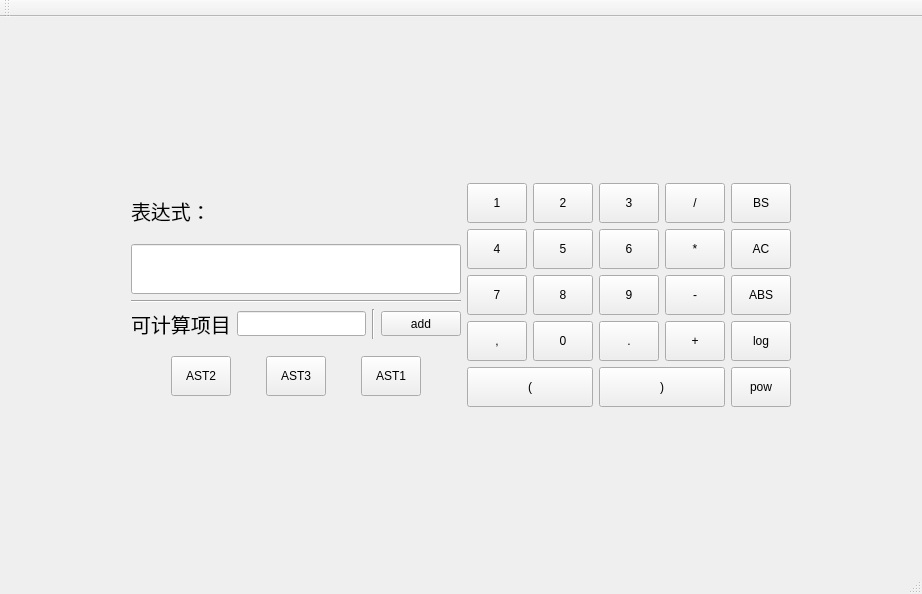
<?xml version="1.0" encoding="UTF-8"?>
<ui version="4.0">
 <class>MainWindow</class>
 <widget class="QMainWindow" name="MainWindow">
  <property name="geometry">
   <rect>
    <x>0</x>
    <y>0</y>
    <width>922</width>
    <height>594</height>
   </rect>
  </property>
  <property name="minimumSize">
   <size>
    <width>110</width>
    <height>25</height>
   </size>
  </property>
  <property name="windowTitle">
   <string>MainWindow</string>
  </property>
  <widget class="QWidget" name="centralWidget">
   <layout class="QGridLayout" name="gridLayout_2">
    <item row="0" column="1">
     <spacer name="verticalSpacer_3">
      <property name="orientation">
       <enum>Qt::Vertical</enum>
      </property>
      <property name="sizeHint" stdset="0">
       <size>
        <width>20</width>
        <height>129</height>
       </size>
      </property>
     </spacer>
    </item>
    <item row="0" column="2">
     <spacer name="verticalSpacer">
      <property name="orientation">
       <enum>Qt::Vertical</enum>
      </property>
      <property name="sizeHint" stdset="0">
       <size>
        <width>20</width>
        <height>129</height>
       </size>
      </property>
     </spacer>
    </item>
    <item row="1" column="0">
     <spacer name="horizontalSpacer_2">
      <property name="orientation">
       <enum>Qt::Horizontal</enum>
      </property>
      <property name="sizeHint" stdset="0">
       <size>
        <width>109</width>
        <height>20</height>
       </size>
      </property>
     </spacer>
    </item>
    <item row="1" column="1">
     <layout class="QVBoxLayout" name="verticalLayout_2">
      <item>
       <widget class="QLabel" name="label">
        <property name="font">
         <font>
          <pointsize>15</pointsize>
         </font>
        </property>
        <property name="text">
         <string>表达式：</string>
        </property>
       </widget>
      </item>
      <item>
       <widget class="QLineEdit" name="lineEdit">
        <property name="minimumSize">
         <size>
          <width>330</width>
          <height>50</height>
         </size>
        </property>
        <property name="font">
         <font>
          <pointsize>15</pointsize>
         </font>
        </property>
       </widget>
      </item>
      <item>
       <widget class="Line" name="line">
        <property name="orientation">
         <enum>Qt::Horizontal</enum>
        </property>
       </widget>
      </item>
      <item>
       <layout class="QHBoxLayout" name="horizontalLayout_9">
        <item>
         <widget class="QLabel" name="label_2">
          <property name="font">
           <font>
            <pointsize>15</pointsize>
           </font>
          </property>
          <property name="text">
           <string>可计算项目</string>
          </property>
         </widget>
        </item>
        <item>
         <widget class="QLineEdit" name="edit_btn_name">
          <property name="minimumSize">
           <size>
            <width>60</width>
            <height>25</height>
           </size>
          </property>
         </widget>
        </item>
        <item>
         <widget class="Line" name="line_2">
          <property name="orientation">
           <enum>Qt::Vertical</enum>
          </property>
         </widget>
        </item>
        <item>
         <widget class="QPushButton" name="pushButton">
          <property name="minimumSize">
           <size>
            <width>60</width>
            <height>25</height>
           </size>
          </property>
          <property name="text">
           <string>add</string>
          </property>
         </widget>
        </item>
       </layout>
      </item>
      <item>
       <widget class="QWidget" name="wg_btn" native="true">
        <property name="minimumSize">
         <size>
          <width>330</width>
          <height>40</height>
         </size>
        </property>
        <layout class="QGridLayout" name="gridLayout" rowminimumheight="0">
         <item row="0" column="0">
          <widget class="QPushButton" name="btn_ast2">
           <property name="minimumSize">
            <size>
             <width>60</width>
             <height>40</height>
            </size>
           </property>
           <property name="maximumSize">
            <size>
             <width>60</width>
             <height>40</height>
            </size>
           </property>
           <property name="text">
            <string>AST2</string>
           </property>
          </widget>
         </item>
         <item row="0" column="1">
          <widget class="QPushButton" name="btn_ast3">
           <property name="minimumSize">
            <size>
             <width>60</width>
             <height>40</height>
            </size>
           </property>
           <property name="maximumSize">
            <size>
             <width>60</width>
             <height>40</height>
            </size>
           </property>
           <property name="text">
            <string>AST3</string>
           </property>
          </widget>
         </item>
         <item row="0" column="2">
          <widget class="QPushButton" name="btn_ast1">
           <property name="minimumSize">
            <size>
             <width>60</width>
             <height>40</height>
            </size>
           </property>
           <property name="maximumSize">
            <size>
             <width>60</width>
             <height>40</height>
            </size>
           </property>
           <property name="text">
            <string>AST1</string>
           </property>
          </widget>
         </item>
        </layout>
       </widget>
      </item>
     </layout>
    </item>
    <item row="1" column="2">
     <layout class="QVBoxLayout" name="verticalLayout">
      <item>
       <layout class="QHBoxLayout" name="horizontalLayout">
        <item>
         <widget class="QPushButton" name="btn_1">
          <property name="minimumSize">
           <size>
            <width>60</width>
            <height>40</height>
           </size>
          </property>
          <property name="maximumSize">
           <size>
            <width>60</width>
            <height>40</height>
           </size>
          </property>
          <property name="text">
           <string>1</string>
          </property>
         </widget>
        </item>
        <item>
         <widget class="QPushButton" name="btn_2">
          <property name="minimumSize">
           <size>
            <width>60</width>
            <height>40</height>
           </size>
          </property>
          <property name="maximumSize">
           <size>
            <width>60</width>
            <height>40</height>
           </size>
          </property>
          <property name="text">
           <string>2</string>
          </property>
         </widget>
        </item>
        <item>
         <widget class="QPushButton" name="btn_3">
          <property name="minimumSize">
           <size>
            <width>60</width>
            <height>40</height>
           </size>
          </property>
          <property name="maximumSize">
           <size>
            <width>60</width>
            <height>40</height>
           </size>
          </property>
          <property name="text">
           <string>3</string>
          </property>
         </widget>
        </item>
        <item>
         <widget class="QPushButton" name="btn_divider">
          <property name="minimumSize">
           <size>
            <width>60</width>
            <height>40</height>
           </size>
          </property>
          <property name="maximumSize">
           <size>
            <width>60</width>
            <height>40</height>
           </size>
          </property>
          <property name="text">
           <string>/</string>
          </property>
         </widget>
        </item>
        <item>
         <widget class="QPushButton" name="btn_bs">
          <property name="minimumSize">
           <size>
            <width>60</width>
            <height>40</height>
           </size>
          </property>
          <property name="maximumSize">
           <size>
            <width>60</width>
            <height>40</height>
           </size>
          </property>
          <property name="text">
           <string>BS</string>
          </property>
         </widget>
        </item>
       </layout>
      </item>
      <item>
       <layout class="QHBoxLayout" name="horizontalLayout_5">
        <item>
         <layout class="QHBoxLayout" name="horizontalLayout_2">
          <item>
           <widget class="QPushButton" name="btn_4">
            <property name="minimumSize">
             <size>
              <width>60</width>
              <height>40</height>
             </size>
            </property>
            <property name="maximumSize">
             <size>
              <width>60</width>
              <height>40</height>
             </size>
            </property>
            <property name="text">
             <string>4</string>
            </property>
           </widget>
          </item>
          <item>
           <widget class="QPushButton" name="btn_5">
            <property name="minimumSize">
             <size>
              <width>60</width>
              <height>40</height>
             </size>
            </property>
            <property name="maximumSize">
             <size>
              <width>60</width>
              <height>40</height>
             </size>
            </property>
            <property name="text">
             <string>5</string>
            </property>
           </widget>
          </item>
          <item>
           <widget class="QPushButton" name="btn_6">
            <property name="minimumSize">
             <size>
              <width>60</width>
              <height>40</height>
             </size>
            </property>
            <property name="maximumSize">
             <size>
              <width>60</width>
              <height>40</height>
             </size>
            </property>
            <property name="text">
             <string>6</string>
            </property>
           </widget>
          </item>
         </layout>
        </item>
        <item>
         <widget class="QPushButton" name="btn_multiply">
          <property name="minimumSize">
           <size>
            <width>60</width>
            <height>40</height>
           </size>
          </property>
          <property name="maximumSize">
           <size>
            <width>60</width>
            <height>40</height>
           </size>
          </property>
          <property name="text">
           <string>*</string>
          </property>
         </widget>
        </item>
        <item>
         <widget class="QPushButton" name="btn_ac">
          <property name="minimumSize">
           <size>
            <width>60</width>
            <height>40</height>
           </size>
          </property>
          <property name="maximumSize">
           <size>
            <width>60</width>
            <height>40</height>
           </size>
          </property>
          <property name="text">
           <string>AC</string>
          </property>
         </widget>
        </item>
       </layout>
      </item>
      <item>
       <layout class="QHBoxLayout" name="horizontalLayout_6">
        <item>
         <layout class="QHBoxLayout" name="horizontalLayout_3">
          <item>
           <widget class="QPushButton" name="btn_7">
            <property name="minimumSize">
             <size>
              <width>60</width>
              <height>40</height>
             </size>
            </property>
            <property name="maximumSize">
             <size>
              <width>60</width>
              <height>40</height>
             </size>
            </property>
            <property name="text">
             <string>7</string>
            </property>
           </widget>
          </item>
          <item>
           <widget class="QPushButton" name="btn_8">
            <property name="minimumSize">
             <size>
              <width>60</width>
              <height>40</height>
             </size>
            </property>
            <property name="maximumSize">
             <size>
              <width>60</width>
              <height>40</height>
             </size>
            </property>
            <property name="text">
             <string>8</string>
            </property>
           </widget>
          </item>
          <item>
           <widget class="QPushButton" name="btn_9">
            <property name="minimumSize">
             <size>
              <width>60</width>
              <height>40</height>
             </size>
            </property>
            <property name="maximumSize">
             <size>
              <width>60</width>
              <height>40</height>
             </size>
            </property>
            <property name="text">
             <string>9</string>
            </property>
           </widget>
          </item>
         </layout>
        </item>
        <item>
         <widget class="QPushButton" name="btn_sub">
          <property name="minimumSize">
           <size>
            <width>60</width>
            <height>40</height>
           </size>
          </property>
          <property name="maximumSize">
           <size>
            <width>60</width>
            <height>40</height>
           </size>
          </property>
          <property name="text">
           <string>-</string>
          </property>
         </widget>
        </item>
        <item>
         <widget class="QPushButton" name="btn_abs">
          <property name="minimumSize">
           <size>
            <width>60</width>
            <height>40</height>
           </size>
          </property>
          <property name="maximumSize">
           <size>
            <width>60</width>
            <height>40</height>
           </size>
          </property>
          <property name="text">
           <string>ABS</string>
          </property>
         </widget>
        </item>
       </layout>
      </item>
      <item>
       <layout class="QHBoxLayout" name="horizontalLayout_7">
        <item>
         <layout class="QHBoxLayout" name="horizontalLayout_4">
          <item>
           <widget class="QPushButton" name="btn_d">
            <property name="minimumSize">
             <size>
              <width>60</width>
              <height>40</height>
             </size>
            </property>
            <property name="maximumSize">
             <size>
              <width>60</width>
              <height>40</height>
             </size>
            </property>
            <property name="text">
             <string>,</string>
            </property>
           </widget>
          </item>
          <item>
           <widget class="QPushButton" name="btn_0">
            <property name="minimumSize">
             <size>
              <width>60</width>
              <height>40</height>
             </size>
            </property>
            <property name="maximumSize">
             <size>
              <width>60</width>
              <height>40</height>
             </size>
            </property>
            <property name="text">
             <string>0</string>
            </property>
           </widget>
          </item>
          <item>
           <widget class="QPushButton" name="btn_p">
            <property name="minimumSize">
             <size>
              <width>60</width>
              <height>40</height>
             </size>
            </property>
            <property name="maximumSize">
             <size>
              <width>60</width>
              <height>40</height>
             </size>
            </property>
            <property name="text">
             <string>.</string>
            </property>
           </widget>
          </item>
         </layout>
        </item>
        <item>
         <widget class="QPushButton" name="btn_add">
          <property name="minimumSize">
           <size>
            <width>60</width>
            <height>40</height>
           </size>
          </property>
          <property name="maximumSize">
           <size>
            <width>60</width>
            <height>40</height>
           </size>
          </property>
          <property name="text">
           <string>+</string>
          </property>
         </widget>
        </item>
        <item>
         <widget class="QPushButton" name="btn_log">
          <property name="minimumSize">
           <size>
            <width>60</width>
            <height>40</height>
           </size>
          </property>
          <property name="maximumSize">
           <size>
            <width>60</width>
            <height>40</height>
           </size>
          </property>
          <property name="text">
           <string>log</string>
          </property>
         </widget>
        </item>
       </layout>
      </item>
      <item>
       <layout class="QHBoxLayout" name="horizontalLayout_8">
        <item>
         <widget class="QPushButton" name="btn_L">
          <property name="minimumSize">
           <size>
            <width>120</width>
            <height>40</height>
           </size>
          </property>
          <property name="text">
           <string>(</string>
          </property>
         </widget>
        </item>
        <item>
         <widget class="QPushButton" name="btn_R">
          <property name="minimumSize">
           <size>
            <width>120</width>
            <height>40</height>
           </size>
          </property>
          <property name="text">
           <string>)</string>
          </property>
         </widget>
        </item>
        <item>
         <widget class="QPushButton" name="btn_pow">
          <property name="minimumSize">
           <size>
            <width>60</width>
            <height>40</height>
           </size>
          </property>
          <property name="maximumSize">
           <size>
            <width>60</width>
            <height>40</height>
           </size>
          </property>
          <property name="text">
           <string>pow</string>
          </property>
         </widget>
        </item>
       </layout>
      </item>
     </layout>
    </item>
    <item row="1" column="3">
     <spacer name="horizontalSpacer">
      <property name="orientation">
       <enum>Qt::Horizontal</enum>
      </property>
      <property name="sizeHint" stdset="0">
       <size>
        <width>108</width>
        <height>20</height>
       </size>
      </property>
     </spacer>
    </item>
    <item row="2" column="1">
     <spacer name="verticalSpacer_4">
      <property name="orientation">
       <enum>Qt::Vertical</enum>
      </property>
      <property name="sizeHint" stdset="0">
       <size>
        <width>20</width>
        <height>128</height>
       </size>
      </property>
     </spacer>
    </item>
    <item row="2" column="2">
     <spacer name="verticalSpacer_2">
      <property name="orientation">
       <enum>Qt::Vertical</enum>
      </property>
      <property name="sizeHint" stdset="0">
       <size>
        <width>20</width>
        <height>128</height>
       </size>
      </property>
     </spacer>
    </item>
   </layout>
   <zorder>verticalSpacer</zorder>
   <zorder>verticalSpacer_2</zorder>
   <zorder>verticalSpacer_3</zorder>
   <zorder>verticalSpacer_4</zorder>
   <zorder>horizontalSpacer</zorder>
   <zorder>horizontalSpacer_2</zorder>
  </widget>
  <widget class="QMenuBar" name="menuBar">
   <property name="geometry">
    <rect>
     <x>0</x>
     <y>0</y>
     <width>922</width>
     <height>23</height>
    </rect>
   </property>
  </widget>
  <widget class="QToolBar" name="mainToolBar">
   <attribute name="toolBarArea">
    <enum>TopToolBarArea</enum>
   </attribute>
   <attribute name="toolBarBreak">
    <bool>false</bool>
   </attribute>
  </widget>
  <widget class="QStatusBar" name="statusBar"/>
 </widget>
 <layoutdefault spacing="6" margin="11"/>
 <resources/>
 <connections/>
</ui>
